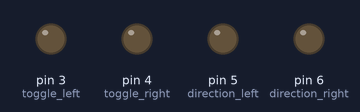
Simulated run of this sketch. Board: Arduino Uno, built with avr-gcc and run on an emulated ATmega328P. Shown: output pins drawn as LEDs (lit = HIGH).

Above: at 0.1 s.
At 1.1 s:
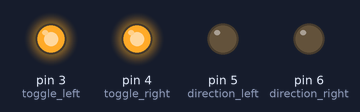
At 2.2 s:
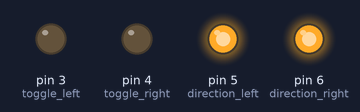
Timing chart, 0 to 3.7 s (numbered marks = the images above):
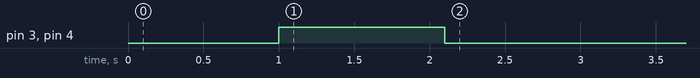

The sketch:

car_go_broom.ino
```cpp
#define toggle_left 3
#define toggle_right 4
#define direction_left 5  // these are hardwired to forward
#define direction_right 6  // these are hardwired to forward

void left_forward() {
  digitalWrite(direction_left, LOW);
  digitalWrite(toggle_left, HIGH);
}

void right_forward() {
  digitalWrite(direction_right, LOW);
  digitalWrite(toggle_right, HIGH);}

void left_backward() {
  digitalWrite(direction_left, HIGH);
  digitalWrite(toggle_left, HIGH);
}

void right_backward() {
  digitalWrite(direction_right, HIGH);
  digitalWrite(toggle_right, HIGH);
}

void left_off() {
  digitalWrite(toggle_left, LOW);
}

void right_off() {
  digitalWrite(toggle_right, LOW);
}

void all_off() {
  digitalWrite(toggle_left, LOW);
  digitalWrite(toggle_right, LOW);
}

void forward(int len) {
  left_forward();
  right_forward();
  delay(len);
  all_off();
}

void backward(int len) {
  left_backward();
  right_backward();
  delay(len);
  all_off();
}

void clockwise_spin(int len) {
  left_forward();
  right_backward();
  delay(len);
  all_off();
}

void anticlockwise_spin(int len) {
  left_backward();
  right_forward();
  delay(len);
  all_off();
}

void setup() {
  pinMode(toggle_left, OUTPUT);
  pinMode(toggle_right, OUTPUT);
  pinMode(direction_left, OUTPUT);
  pinMode(direction_right, OUTPUT);

  delay(1000 * 1);

  forward(800);
  backward(300);
//  clockwise_spin(1400);
//  forward(800);
}

void loop() {

}
```
